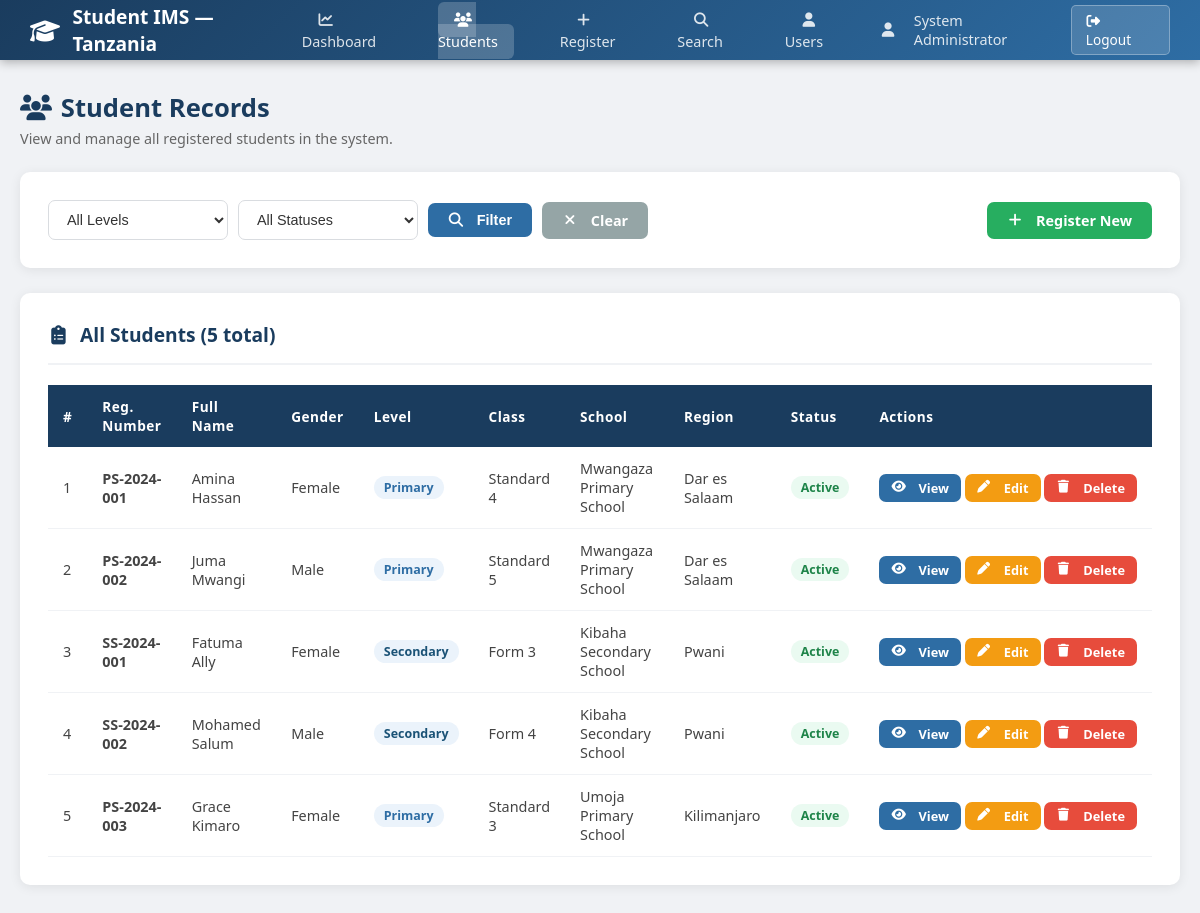
/students.php (signed in), run on the app's committed database.
### tables this page shows
CREATE TABLE IF NOT EXISTS students (
    id INT AUTO_INCREMENT PRIMARY KEY,
    registration_number VARCHAR(20) NOT NULL UNIQUE,
    first_name VARCHAR(50) NOT NULL,
    last_name VARCHAR(50) NOT NULL,
    date_of_birth DATE NOT NULL,
    gender ENUM('Male', 'Female') NOT NULL,
    school_level ENUM('Primary', 'Secondary') NOT NULL,
    class_name VARCHAR(20) NOT NULL,
    school_name VARCHAR(100) NOT NULL,
    region VARCHAR(50) NOT NULL,
    district VARCHAR(50) NOT NULL,
    parent_name VARCHAR(100) NOT NULL,
    parent_phone VARCHAR(20) NOT NULL,
    parent_email VARCHAR(100),
    address TEXT,
    enrollment_date DATE NOT NULL,
    status ENUM('Active', 'Inactive', 'Graduated', 'Transferred') DEFAULT 'Active',
    created_at TIMESTAMP DEFAULT CURRENT_TIMESTAMP,
    updated_at TIMESTAMP DEFAULT CURRENT_TIMESTAMP ON UPDATE CURRENT_TIMESTAMP
);

### students.php (the view, shortened to what this page needs)
<?php
$conn = getDBConnection();
$page = max(1, intval($_GET['page'] ?? 1));
$perPage = 10;
$offset = ($page - 1) * $perPage;
$where = "WHERE 1=1";
$params = [];
$types = '';
$countSQL = "SELECT COUNT(*) AS c FROM students $where";
$countStmt = $conn->prepare($countSQL);
$countStmt->execute();
$total = $countStmt->get_result()->fetch_assoc()['c'];
$sql = "SELECT * FROM students $where ORDER BY created_at DESC LIMIT ? OFFSET ?";
$allParams = array_merge($params, [$perPage, $offset]);
$allTypes = $types . 'ii';
$stmt = $conn->prepare($sql);
$stmt->bind_param($allTypes, ...$allParams);
$stmt->execute();
$students = $stmt->get_result();
?>
<!DOCTYPE html>
<html lang="en">
<head>
    <link rel="stylesheet" href="css/style.css">
    <link rel="stylesheet" href="https://cdnjs.cloudflare.com/ajax/libs/font-awesome/6.5.1/css/all.min.css">
</head>
<body>
<nav class="navbar">
    <a href="dashboard.php" class="navbar-brand"><span><i class="fa-solid fa-graduation-cap"></i></span> Student IMS &mdash; Tanzania</a>
    <ul class="navbar-nav">
        <li><a href="dashboard.php"><i class="fa-solid fa-chart-line"></i> Dashboard</a></li>
        <li><a href="students.php" class="active"><i class="fa-solid fa-users"></i> Students</a></li>
        <li><a href="register_student.php"><i class="fa-solid fa-plus"></i> Register</a></li>
        <li><a href="search.php"><i class="fa-solid fa-magnifying-glass"></i> Search</a></li>
        <?php if ($_SESSION['role'] === 'Admin'): ?>
        <li><a href="users.php"><i class="fa-solid fa-user"></i> Users</a></li>
        <?php endif; ?>
    </ul>
    <div class="navbar-user">
        <i class="fa-solid fa-user"></i> <?= htmlspecialchars($_SESSION['full_name']) ?>
        <a href="logout.php" class="logout-btn"><i class="fa-solid fa-right-from-bracket"></i> Logout</a>
    </div>
</nav>
<div class="container">
    <div class="page-title">
        <h1><i class="fa-solid fa-users"></i> Student Records</h1>
        <p>View and manage all registered students in the system.</p>
    </div>
    <div class="card">
        <form method="GET" action="students.php" class="search-box">
            <select name="level" class="form-control" style="max-width:180px;">
                <option value="">All Levels</option>
            </select>
            <select name="status" class="form-control" style="max-width:180px;">
                <option value="">All Statuses</option>
            </select>
            <button type="submit" class="btn btn-primary"><i class="fa-solid fa-magnifying-glass"></i> Filter</button>
            <a href="students.php" class="btn btn-secondary"><i class="fa-solid fa-xmark"></i> Clear</a>
            <a href="register_student.php" class="btn btn-success" style="margin-left:auto;"><i class="fa-solid fa-plus"></i> Register New</a>
        </form>
    </div>
    <div class="card">
        <div class="card-header">
            <h2 class="card-title"><i class="fa-solid fa-clipboard-list"></i> All Students (<?= $total ?> total)</h2>
        </div>
        <div class="table-container">
            <table>
                <thead>
                    <tr>
                        <th>#</th>
                        <th>Reg. Number</th>
                        <th>Full Name</th>
                        <th>Gender</th>
                        <th>Level</th>
                        <th>Class</th>
                        <th>School</th>
                        <th>Region</th>
                        <th>Status</th>
                        <th>Actions</th>
                    </tr>
                </thead>
                <tbody>
                    <?php $i = $offset + 1; while ($s = $students->fetch_assoc()): ?>
                    <tr>
                        <td><?= $i++ ?></td>
                        <td><strong><?= htmlspecialchars($s['registration_number']) ?></strong></td>
                        <td><?= htmlspecialchars($s['first_name'] . ' ' . $s['last_name']) ?></td>
                        <td><?= $s['gender'] ?></td>
                        <td>
                            <span class="badge <?= $s['school_level'] === 'Primary' ? 'badge-info' : 'badge-primary' ?>">
                                <?= $s['school_level'] ?>
                            </span>
                        </td>
                        <td><?= htmlspecialchars($s['class_name']) ?></td>
                        <td><?= htmlspecialchars($s['school_name']) ?></td>
                        <td><?= htmlspecialchars($s['region']) ?></td>
                        <td>
                            <?php
                            $badge = match($s['status']) {
                                'Active'      => 'badge-success',
                                'Inactive'    => 'badge-danger',
                                'Graduated'   => 'badge-warning',
                                'Transferred' => 'badge-secondary',
                                default       => 'badge-secondary'
                            };
                            ?>
                            <span class="badge <?= $badge ?>"><?= $s['status'] ?></span>
                        </td>
                        <td style="white-space:nowrap;">
                            <a href="view_student.php?id=<?= $s['id'] ?>" class="btn btn-primary btn-sm"><i class="fa-solid fa-eye"></i> View</a>
                            <?php if ($_SESSION['role'] !== 'Viewer'): ?>
                            <a href="edit_student.php?id=<?= $s['id'] ?>" class="btn btn-warning btn-sm"><i class="fa-solid fa-pen"></i> Edit</a>
                            <?php endif; ?>
                            <?php if ($_SESSION['role'] === 'Admin'): ?>
                            <a href="delete_student.php?id=<?= $s['id'] ?>"
                               class="btn btn-danger btn-sm"
                               onclick="return confirm('Delete this student? This cannot be undone.')">
                               <i class="fa-solid fa-trash"></i> Delete
                            </a>
                            <?php endif; ?>
                        </td>
                    </tr>
                    <?php endwhile; ?>
                </tbody>
            </table>
        </div>
    </div>
</div>
</body>
</html>

### css/style.css (style rules this page uses)
* { margin: 0; padding: 0; box-sizing: border-box; }
body { font-family: 'Segoe UI', Tahoma, Geneva, Verdana, sans-serif; background: #f0f2f5; color: #333; min-height: 100vh; }
.navbar { background: linear-gradient(135deg, #1a3c5e, #2e6da4); padding: 0 30px; display: flex; align-items: center; justify-content: space-between; height: 60px; box-shadow: 0 2px 10px rgba(0,0,0,0.3); position: sticky; top: 0; z-index: 999; }
.navbar-brand { color: #fff; font-size: 1.2rem; font-weight: 700; text-decoration: none; display: flex; align-items: center; gap: 10px; }
.navbar-brand span { font-size: 1.5rem; }
.navbar-nav { display: flex; list-style: none; gap: 5px; }
.navbar-nav a { color: rgba(255,255,255,0.85); text-decoration: none; padding: 8px 16px; border-radius: 6px; font-size: 0.9rem; transition: all 0.2s; }
.navbar-nav a:hover, .navbar-nav a.active { background: rgba(255,255,255,0.2); color: #fff; }
.navbar-user { color: rgba(255,255,255,0.85); font-size: 0.9rem; display: flex; align-items: center; gap: 12px; }
.logout-btn { background: rgba(255,255,255,0.15); border: 1px solid rgba(255,255,255,0.3); color: #fff; padding: 5px 14px; border-radius: 5px; cursor: pointer; font-size: 0.85rem; text-decoration: none; transition: all 0.2s; }
.navbar-nav a i, .navbar-user i, .navbar-brand i, .btn i, .logout-btn i, .card-title i, .stat-icon i, .section-title i, .alert i, .page-title h1 i { margin-right: 6px; width: 1.1em; text-align: center; }
.container { max-width: 1200px; margin: 30px auto; padding: 0 20px; }
.card { background: #fff; border-radius: 10px; box-shadow: 0 2px 12px rgba(0,0,0,0.08); padding: 28px; margin-bottom: 25px; }
.card-header { border-bottom: 2px solid #f0f2f5; padding-bottom: 15px; margin-bottom: 20px; display: flex; align-items: center; justify-content: space-between; }
.card-title { font-size: 1.2rem; font-weight: 700; color: #1a3c5e; }
.form-control { width: 100%; padding: 10px 14px; border: 1.5px solid #d9dce0; border-radius: 7px; font-size: 0.9rem; color: #333; background: #fff; transition: border-color 0.2s, box-shadow 0.2s; outline: none; }
.btn { display: inline-flex; align-items: center; gap: 7px; padding: 9px 20px; border-radius: 7px; font-size: 0.9rem; font-weight: 600; cursor: pointer; border: none; text-decoration: none; transition: all 0.2s; }
.btn-primary { background: #2e6da4; color: #fff; }
.btn-success { background: #27ae60; color: #fff; }
.btn-danger { background: #e74c3c; color: #fff; }
.btn-secondary { background: #95a5a6; color: #fff; }
.btn-warning { background: #f39c12; color: #fff; }
.btn-sm { padding: 5px 12px; font-size: 0.8rem; }
.table-container { overflow-x: auto; }
table { width: 100%; border-collapse: collapse; font-size: 0.9rem; }
thead { background: #1a3c5e; color: #fff; }
thead th { padding: 12px 15px; text-align: left; font-weight: 600; font-size: 0.85rem; letter-spacing: 0.5px; }
tbody tr { border-bottom: 1px solid #f0f2f5; transition: background 0.15s; }
tbody td { padding: 12px 15px; color: #444; }
.badge { display: inline-block; padding: 3px 10px; border-radius: 50px; font-size: 0.78rem; font-weight: 600; }
.badge-success { background: #eafaf1; color: #1e8449; }
.badge-info { background: #ebf3fb; color: #2e6da4; }
.badge-primary { background: #ebf3fb; color: #1a5276; }
.search-box { display: flex; gap: 10px; align-items: center; flex-wrap: wrap; }
.search-box .form-control { max-width: 320px; }
.page-title { margin-bottom: 24px; }
.page-title h1 { font-size: 1.6rem; font-weight: 700; color: #1a3c5e; }
.page-title p { color: #666; font-size: 0.9rem; margin-top: 4px; }

### data on the page
students: registration_number "PS-2024-001", first_name+last_name "Amina Hassan", gender "Female", school_level "Primary", class_name "Standard 4", school_name "Mwangaza Primary School", region "Dar es Salaam", status "Active"
students: registration_number "PS-2024-002", first_name+last_name "Juma Mwangi", gender "Male", school_level "Primary", class_name "Standard 5", school_name "Mwangaza Primary School", region "Dar es Salaam", status "Active"
students: registration_number "SS-2024-001", first_name+last_name "Fatuma Ally", gender "Female", school_level "Secondary", class_name "Form 3", school_name "Kibaha Secondary School", region "Pwani", status "Active"
students: registration_number "SS-2024-002", first_name+last_name "Mohamed Salum", gender "Male", school_level "Secondary", class_name "Form 4", school_name "Kibaha Secondary School", region "Pwani", status "Active"
students: registration_number "PS-2024-003", first_name+last_name "Grace Kimaro", gender "Female", school_level "Primary", class_name "Standard 3", school_name "Umoja Primary School", region "Kilimanjaro", status "Active"

### other printed values
$_SESSION['full_name'] "System Administrator"
$total "5"
